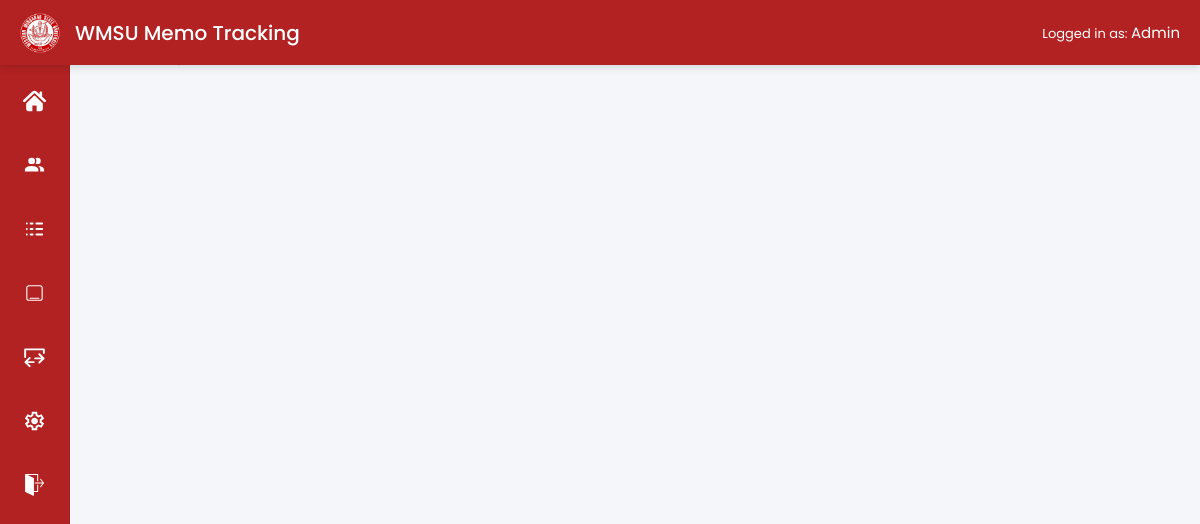
Before: /admin/logs (signed in) with the older database file.
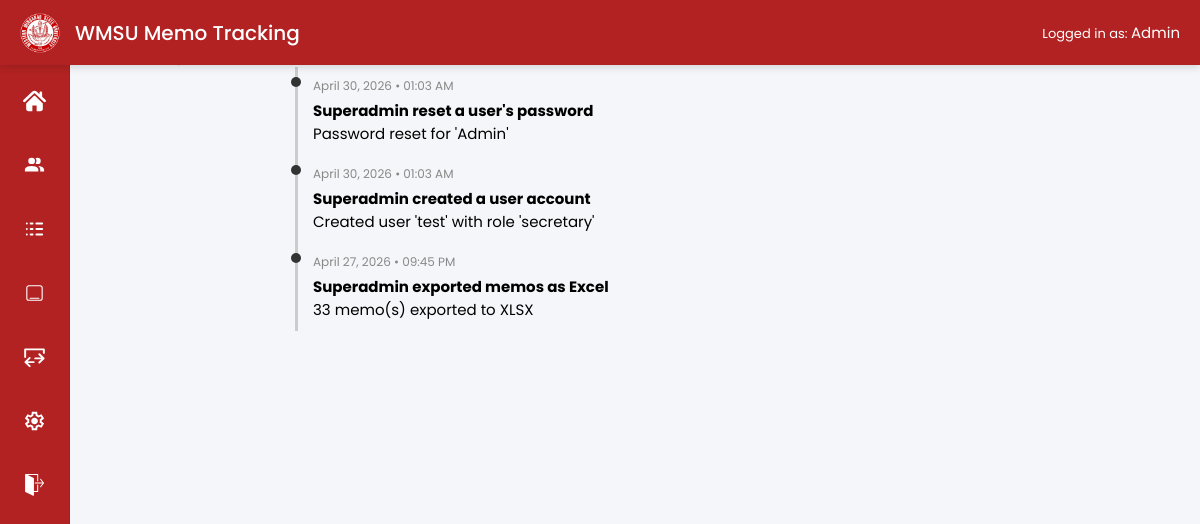
After: the same page with the newer database file.
### app/models/log_entry.py (models this page shows)
class LogEntry(db.Model):
    __tablename__ = "log_entries"
    id = db.Column(db.Integer, primary_key=True)
    serial_number = db.Column(db.Integer, unique=True, nullable=False)
    date = db.Column(db.Date)
    remarks = db.Column(db.String(255))
    notes = db.Column(db.Text)
    encoded_at = db.Column(db.DateTime, default=datetime.utcnow)
    memo_id = db.Column(db.Integer, db.ForeignKey("memos.id"))
    user_id = db.Column(
        db.Integer,
        db.ForeignKey("users.id", name="fk_log_entries_user_id"),
        nullable=True
    )
    user = db.relationship("User", backref="logs")

### app/routes/admin.py (the view)
@admin_bp.route("/logs")
@login_required
def logs_page():
    logs = LogEntry.query.order_by(LogEntry.encoded_at.desc()).all()
    return render_template("admin/logs.html", logs=logs)

### app/__init__.py (called while the page is built)
def create_app():
    app = Flask(__name__)
    app.config.from_object(Config)
    db.init_app(app)
    login_manager.init_app(app)
    migrate.init_app(app, db)
    login_manager.login_view = "auth.login"
    @login_manager.user_loader
    def load_user(user_id):
        return User.query.get(int(user_id))
    app.register_blueprint(main)
    app.register_blueprint(auth_bp)
    app.register_blueprint(secretary_bp)
    app.register_blueprint(admin_bp)
    app.cli.add_command(seed_command)
    app.cli.add_command(seed_memos)
    @app.context_processor
    def inject_settings():
        settings = SystemSettings.query.first()
        return dict(settings=settings)
    print(app.url_map)
    return app

### app/templates/admin/logs.html
{% block page_css %}
<link rel="stylesheet" href="{{ url_for('static', filename='css/logs.css') }}">
{% endblock %}
{% extends "base.html" %}
{% block content %}
<h2>Activity Logs</h2>
<div class="timeline">
  {% for log in logs %}
    <div class="timeline-item">
      <div class="timeline-time">
        {{ log.encoded_at.strftime("%B %d, %Y") }} •
        {{ log.encoded_at.strftime("%I:%M %p") }}
      </div>
      <div class="timeline-content">
        <strong>{{ log.remarks }}</strong><br>
        <small>{{ log.notes }}</small>
      </div>
    </div>
  {% endfor %}
</div>
{% endblock %}

Changed rows visible on the page:
added LogEntry: encoded_at "April 30, 2026", encoded_at "01:03 AM", remarks "Superadmin reset a user's password", notes "Password reset for 'Admin'"
added LogEntry: encoded_at "April 30, 2026", encoded_at "01:03 AM", remarks "Superadmin created a user account", notes "Created user 'test' with role 'secretary'"
added LogEntry: encoded_at "April 27, 2026", encoded_at "09:45 PM", remarks "Superadmin exported memos as Excel", notes "33 memo(s) exported to XLSX"
